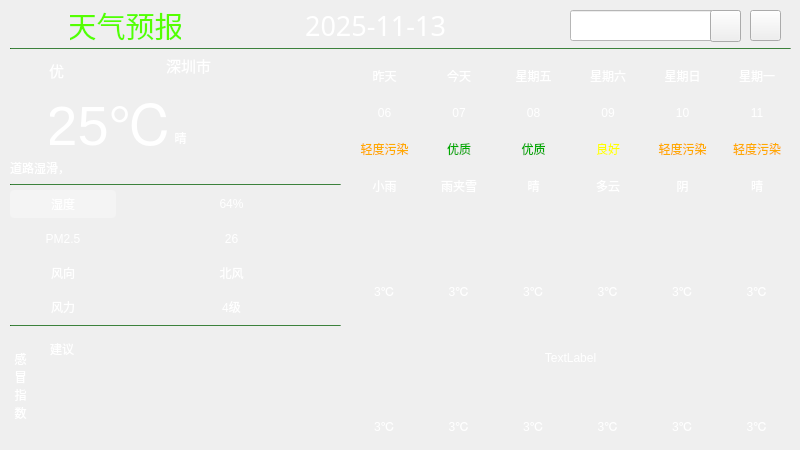
<?xml version="1.0" encoding="UTF-8"?>
<ui version="4.0">
 <class>Widget</class>
 <widget class="QWidget" name="Widget">
  <property name="geometry">
   <rect>
    <x>0</x>
    <y>0</y>
    <width>800</width>
    <height>450</height>
   </rect>
  </property>
  <property name="windowTitle">
   <string>Widget</string>
  </property>
  <property name="styleSheet">
   <string notr="true"/>
  </property>
  <widget class="QWidget" name="widget" native="true">
   <property name="geometry">
    <rect>
     <x>0</x>
     <y>0</y>
     <width>800</width>
     <height>450</height>
    </rect>
   </property>
   <property name="styleSheet">
    <string notr="true">QWidget #widget{
border-image: url(:/weaUI/weaUI.png);
color:rgb(255, 255, 255);
}
QLabel{
font: &quot;Microsoft YaHei&quot;;
border-radius: 4px;
background-color: rgba(60, 60, 60, 0);
color: rgb(255, 255, 255);
}</string>
   </property>
   <widget class="QLineEdit" name="cityLineEdit">
    <property name="enabled">
     <bool>false</bool>
    </property>
    <property name="geometry">
     <rect>
      <x>570</x>
      <y>10</y>
      <width>171</width>
      <height>31</height>
     </rect>
    </property>
    <property name="styleSheet">
     <string notr="true">background-color: rgba(255, 255, 255, 1);</string>
    </property>
   </widget>
   <widget class="QLabel" name="dataLb">
    <property name="geometry">
     <rect>
      <x>290</x>
      <y>10</y>
      <width>171</width>
      <height>31</height>
     </rect>
    </property>
    <property name="font">
     <font>
      <family>Microsoft YaHei</family>
      <pointsize>20</pointsize>
      <italic>false</italic>
      <bold>false</bold>
     </font>
    </property>
    <property name="styleSheet">
     <string notr="true"/>
    </property>
    <property name="text">
     <string>2025-11-13</string>
    </property>
    <property name="alignment">
     <set>Qt::AlignmentFlag::AlignCenter</set>
    </property>
   </widget>
   <widget class="Line" name="hLine_1">
    <property name="geometry">
     <rect>
      <x>10</x>
      <y>48</y>
      <width>781</width>
      <height>1</height>
     </rect>
    </property>
    <property name="styleSheet">
     <string notr="true">background-color: rgba(0, 85, 0, 0.5);</string>
    </property>
    <property name="orientation">
     <enum>Qt::Orientation::Horizontal</enum>
    </property>
   </widget>
   <widget class="Line" name="hLine_10">
    <property name="geometry">
     <rect>
      <x>10</x>
      <y>184</y>
      <width>331</width>
      <height>1</height>
     </rect>
    </property>
    <property name="styleSheet">
     <string notr="true">background-color: rgba(0, 85, 0, 0.5);</string>
    </property>
    <property name="orientation">
     <enum>Qt::Orientation::Horizontal</enum>
    </property>
   </widget>
   <widget class="Line" name="hLine_11">
    <property name="geometry">
     <rect>
      <x>10</x>
      <y>325</y>
      <width>331</width>
      <height>1</height>
     </rect>
    </property>
    <property name="styleSheet">
     <string notr="true">background-color: rgba(0, 85, 0, 0.5);</string>
    </property>
    <property name="orientation">
     <enum>Qt::Orientation::Horizontal</enum>
    </property>
   </widget>
   <widget class="QLabel" name="label_4">
    <property name="geometry">
     <rect>
      <x>70</x>
      <y>10</y>
      <width>111</width>
      <height>31</height>
     </rect>
    </property>
    <property name="font">
     <font>
      <family>华文琥珀</family>
      <pointsize>22</pointsize>
      <italic>false</italic>
      <bold>false</bold>
     </font>
    </property>
    <property name="styleSheet">
     <string notr="true">font: 22pt &quot;华文琥珀&quot;;
background-color: rgba(255, 255, 255, 0);
color: rgb(85, 255, 0);</string>
    </property>
    <property name="text">
     <string>天气预报</string>
    </property>
    <property name="alignment">
     <set>Qt::AlignmentFlag::AlignCenter</set>
    </property>
   </widget>
   <widget class="QWidget" name="gridLayoutWidget">
    <property name="geometry">
     <rect>
      <x>10</x>
      <y>190</y>
      <width>331</width>
      <height>131</height>
     </rect>
    </property>
    <layout class="QGridLayout" name="gridLayout">
     <item row="5" column="1" colspan="2">
      <widget class="QLabel" name="flLb">
       <property name="text">
        <string>4级</string>
       </property>
       <property name="alignment">
        <set>Qt::AlignmentFlag::AlignCenter</set>
       </property>
      </widget>
     </item>
     <item row="4" column="0">
      <widget class="QLabel" name="fxTitleLb">
       <property name="text">
        <string>风向</string>
       </property>
       <property name="alignment">
        <set>Qt::AlignmentFlag::AlignCenter</set>
       </property>
      </widget>
     </item>
     <item row="2" column="1" colspan="2">
      <widget class="QLabel" name="shiduLb">
       <property name="text">
        <string>64%</string>
       </property>
       <property name="alignment">
        <set>Qt::AlignmentFlag::AlignCenter</set>
       </property>
      </widget>
     </item>
     <item row="5" column="0">
      <widget class="QLabel" name="flTitleLb">
       <property name="text">
        <string>风力</string>
       </property>
       <property name="alignment">
        <set>Qt::AlignmentFlag::AlignCenter</set>
       </property>
      </widget>
     </item>
     <item row="3" column="0">
      <widget class="QLabel" name="pm25TitleLb">
       <property name="text">
        <string>PM2.5</string>
       </property>
       <property name="alignment">
        <set>Qt::AlignmentFlag::AlignCenter</set>
       </property>
      </widget>
     </item>
     <item row="2" column="0">
      <widget class="QLabel" name="shiduTitleLb">
       <property name="styleSheet">
        <string notr="true">background-color:rgba(255,255,255,0.3);</string>
       </property>
       <property name="text">
        <string>湿度</string>
       </property>
       <property name="alignment">
        <set>Qt::AlignmentFlag::AlignCenter</set>
       </property>
      </widget>
     </item>
     <item row="4" column="1" colspan="2">
      <widget class="QLabel" name="fxLb">
       <property name="text">
        <string>北风</string>
       </property>
       <property name="alignment">
        <set>Qt::AlignmentFlag::AlignCenter</set>
       </property>
      </widget>
     </item>
     <item row="3" column="1" colspan="2">
      <widget class="QLabel" name="pm25Lb">
       <property name="text">
        <string>26</string>
       </property>
       <property name="alignment">
        <set>Qt::AlignmentFlag::AlignCenter</set>
       </property>
      </widget>
     </item>
    </layout>
   </widget>
   <widget class="QWidget" name="gridLayoutWidget_2">
    <property name="geometry">
     <rect>
      <x>350</x>
      <y>60</y>
      <width>441</width>
      <height>381</height>
     </rect>
    </property>
    <layout class="QGridLayout" name="gridLayout_2">
     <item row="4" column="2" rowspan="2">
      <widget class="QLabel" name="typeIco2Lb">
       <property name="styleSheet">
        <string notr="true">image: url(:/day/day/晴.png);</string>
       </property>
       <property name="text">
        <string/>
       </property>
       <property name="alignment">
        <set>Qt::AlignmentFlag::AlignCenter</set>
       </property>
      </widget>
     </item>
     <item row="10" column="2">
      <widget class="QLabel" name="low2Lb">
       <property name="text">
        <string>3℃</string>
       </property>
       <property name="alignment">
        <set>Qt::AlignmentFlag::AlignCenter</set>
       </property>
      </widget>
     </item>
     <item row="4" column="1" rowspan="2">
      <widget class="QLabel" name="typeIco1Lb">
       <property name="styleSheet">
        <string notr="true">image: url(:/day/day/大暴雨到特大暴雨.png);</string>
       </property>
       <property name="text">
        <string/>
       </property>
       <property name="alignment">
        <set>Qt::AlignmentFlag::AlignCenter</set>
       </property>
      </widget>
     </item>
     <item row="0" column="3">
      <widget class="QLabel" name="week3Lb">
       <property name="text">
        <string>星期六</string>
       </property>
       <property name="alignment">
        <set>Qt::AlignmentFlag::AlignCenter</set>
       </property>
      </widget>
     </item>
     <item row="6" column="3">
      <widget class="QLabel" name="high3Lb">
       <property name="text">
        <string>3℃</string>
       </property>
       <property name="alignment">
        <set>Qt::AlignmentFlag::AlignCenter</set>
       </property>
      </widget>
     </item>
     <item row="0" column="4">
      <widget class="QLabel" name="week4Lb">
       <property name="text">
        <string>星期日</string>
       </property>
       <property name="alignment">
        <set>Qt::AlignmentFlag::AlignCenter</set>
       </property>
      </widget>
     </item>
     <item row="1" column="2">
      <widget class="QLabel" name="date2Lb">
       <property name="text">
        <string>08</string>
       </property>
       <property name="alignment">
        <set>Qt::AlignmentFlag::AlignCenter</set>
       </property>
      </widget>
     </item>
     <item row="6" column="4">
      <widget class="QLabel" name="high4Lb">
       <property name="text">
        <string>3℃</string>
       </property>
       <property name="alignment">
        <set>Qt::AlignmentFlag::AlignCenter</set>
       </property>
      </widget>
     </item>
     <item row="10" column="0">
      <widget class="QLabel" name="low0Lb">
       <property name="text">
        <string>3℃</string>
       </property>
       <property name="alignment">
        <set>Qt::AlignmentFlag::AlignCenter</set>
       </property>
      </widget>
     </item>
     <item row="3" column="3">
      <widget class="QLabel" name="tem3Lb">
       <property name="text">
        <string>多云</string>
       </property>
       <property name="alignment">
        <set>Qt::AlignmentFlag::AlignCenter</set>
       </property>
      </widget>
     </item>
     <item row="2" column="2">
      <widget class="QLabel" name="quality2Lb">
       <property name="styleSheet">
        <string notr="true">color: rgb(0, 170, 0);</string>
       </property>
       <property name="text">
        <string>优质</string>
       </property>
       <property name="alignment">
        <set>Qt::AlignmentFlag::AlignCenter</set>
       </property>
      </widget>
     </item>
     <item row="6" column="5">
      <widget class="QLabel" name="high5Lb">
       <property name="text">
        <string>3℃</string>
       </property>
       <property name="alignment">
        <set>Qt::AlignmentFlag::AlignCenter</set>
       </property>
      </widget>
     </item>
     <item row="7" column="0" rowspan="3" colspan="6">
      <widget class="QLabel" name="curveLb">
       <property name="text">
        <string>TextLabel</string>
       </property>
       <property name="alignment">
        <set>Qt::AlignmentFlag::AlignCenter</set>
       </property>
      </widget>
     </item>
     <item row="0" column="2">
      <widget class="QLabel" name="week2Lb">
       <property name="text">
        <string>星期五</string>
       </property>
       <property name="alignment">
        <set>Qt::AlignmentFlag::AlignCenter</set>
       </property>
      </widget>
     </item>
     <item row="1" column="1">
      <widget class="QLabel" name="date1Lb">
       <property name="text">
        <string>07</string>
       </property>
       <property name="alignment">
        <set>Qt::AlignmentFlag::AlignCenter</set>
       </property>
      </widget>
     </item>
     <item row="2" column="1">
      <widget class="QLabel" name="quality1Lb">
       <property name="styleSheet">
        <string notr="true">color: rgb(0, 170, 0);</string>
       </property>
       <property name="text">
        <string>优质</string>
       </property>
       <property name="alignment">
        <set>Qt::AlignmentFlag::AlignCenter</set>
       </property>
      </widget>
     </item>
     <item row="2" column="4">
      <widget class="QLabel" name="quality4Lb">
       <property name="styleSheet">
        <string notr="true">color: rgb(255, 170, 0);</string>
       </property>
       <property name="text">
        <string>轻度污染</string>
       </property>
       <property name="alignment">
        <set>Qt::AlignmentFlag::AlignCenter</set>
       </property>
      </widget>
     </item>
     <item row="1" column="4">
      <widget class="QLabel" name="date4Lb">
       <property name="text">
        <string>10</string>
       </property>
       <property name="alignment">
        <set>Qt::AlignmentFlag::AlignCenter</set>
       </property>
      </widget>
     </item>
     <item row="3" column="5">
      <widget class="QLabel" name="tem5Lb">
       <property name="text">
        <string>晴</string>
       </property>
       <property name="alignment">
        <set>Qt::AlignmentFlag::AlignCenter</set>
       </property>
      </widget>
     </item>
     <item row="3" column="1">
      <widget class="QLabel" name="tem1Lb">
       <property name="text">
        <string>雨夹雪</string>
       </property>
       <property name="alignment">
        <set>Qt::AlignmentFlag::AlignCenter</set>
       </property>
      </widget>
     </item>
     <item row="10" column="1">
      <widget class="QLabel" name="low1Lb">
       <property name="text">
        <string>3℃</string>
       </property>
       <property name="alignment">
        <set>Qt::AlignmentFlag::AlignCenter</set>
       </property>
      </widget>
     </item>
     <item row="10" column="4">
      <widget class="QLabel" name="low4Lb">
       <property name="text">
        <string>3℃</string>
       </property>
       <property name="alignment">
        <set>Qt::AlignmentFlag::AlignCenter</set>
       </property>
      </widget>
     </item>
     <item row="4" column="0" rowspan="2">
      <widget class="QLabel" name="typeIco0Lb">
       <property name="styleSheet">
        <string notr="true">image: url(:/day/day/小雨.png);</string>
       </property>
       <property name="text">
        <string/>
       </property>
       <property name="alignment">
        <set>Qt::AlignmentFlag::AlignCenter</set>
       </property>
      </widget>
     </item>
     <item row="1" column="5">
      <widget class="QLabel" name="date5Lb">
       <property name="text">
        <string>11</string>
       </property>
       <property name="alignment">
        <set>Qt::AlignmentFlag::AlignCenter</set>
       </property>
      </widget>
     </item>
     <item row="10" column="5">
      <widget class="QLabel" name="low5Lb">
       <property name="text">
        <string>3℃</string>
       </property>
       <property name="alignment">
        <set>Qt::AlignmentFlag::AlignCenter</set>
       </property>
      </widget>
     </item>
     <item row="4" column="3" rowspan="2">
      <widget class="QLabel" name="typeIco3Lb">
       <property name="styleSheet">
        <string notr="true">image: url(:/night/night/雾.png);</string>
       </property>
       <property name="text">
        <string/>
       </property>
       <property name="alignment">
        <set>Qt::AlignmentFlag::AlignCenter</set>
       </property>
      </widget>
     </item>
     <item row="0" column="1">
      <widget class="QLabel" name="week1Lb">
       <property name="text">
        <string>今天</string>
       </property>
       <property name="alignment">
        <set>Qt::AlignmentFlag::AlignCenter</set>
       </property>
      </widget>
     </item>
     <item row="4" column="4" rowspan="2">
      <widget class="QLabel" name="typeIco4Lb">
       <property name="styleSheet">
        <string notr="true">image: url(:/day/day/阵雨.png);</string>
       </property>
       <property name="text">
        <string/>
       </property>
       <property name="alignment">
        <set>Qt::AlignmentFlag::AlignCenter</set>
       </property>
      </widget>
     </item>
     <item row="3" column="2">
      <widget class="QLabel" name="tem2Lb">
       <property name="text">
        <string>晴</string>
       </property>
       <property name="alignment">
        <set>Qt::AlignmentFlag::AlignCenter</set>
       </property>
      </widget>
     </item>
     <item row="6" column="0">
      <widget class="QLabel" name="high0Lb">
       <property name="text">
        <string>3℃</string>
       </property>
       <property name="alignment">
        <set>Qt::AlignmentFlag::AlignCenter</set>
       </property>
      </widget>
     </item>
     <item row="1" column="3">
      <widget class="QLabel" name="date3Lb">
       <property name="text">
        <string>09</string>
       </property>
       <property name="alignment">
        <set>Qt::AlignmentFlag::AlignCenter</set>
       </property>
      </widget>
     </item>
     <item row="2" column="0">
      <widget class="QLabel" name="quality0Lb">
       <property name="styleSheet">
        <string notr="true">color: rgb(255, 170, 0);</string>
       </property>
       <property name="text">
        <string>轻度污染</string>
       </property>
       <property name="alignment">
        <set>Qt::AlignmentFlag::AlignCenter</set>
       </property>
      </widget>
     </item>
     <item row="3" column="4">
      <widget class="QLabel" name="tem4Lb">
       <property name="text">
        <string>阴</string>
       </property>
       <property name="alignment">
        <set>Qt::AlignmentFlag::AlignCenter</set>
       </property>
      </widget>
     </item>
     <item row="6" column="1">
      <widget class="QLabel" name="high1Lb">
       <property name="text">
        <string>3℃</string>
       </property>
       <property name="alignment">
        <set>Qt::AlignmentFlag::AlignCenter</set>
       </property>
      </widget>
     </item>
     <item row="0" column="5">
      <widget class="QLabel" name="week5Lb">
       <property name="text">
        <string>星期一</string>
       </property>
       <property name="alignment">
        <set>Qt::AlignmentFlag::AlignCenter</set>
       </property>
      </widget>
     </item>
     <item row="6" column="2">
      <widget class="QLabel" name="high2Lb">
       <property name="text">
        <string>3℃</string>
       </property>
       <property name="alignment">
        <set>Qt::AlignmentFlag::AlignCenter</set>
       </property>
      </widget>
     </item>
     <item row="2" column="5">
      <widget class="QLabel" name="quality5Lb">
       <property name="styleSheet">
        <string notr="true">color: rgb(255, 170, 0);</string>
       </property>
       <property name="text">
        <string>轻度污染</string>
       </property>
       <property name="alignment">
        <set>Qt::AlignmentFlag::AlignCenter</set>
       </property>
      </widget>
     </item>
     <item row="10" column="3">
      <widget class="QLabel" name="low3Lb">
       <property name="text">
        <string>3℃</string>
       </property>
       <property name="alignment">
        <set>Qt::AlignmentFlag::AlignCenter</set>
       </property>
      </widget>
     </item>
     <item row="3" column="0">
      <widget class="QLabel" name="tem0Lb">
       <property name="text">
        <string>小雨</string>
       </property>
       <property name="alignment">
        <set>Qt::AlignmentFlag::AlignCenter</set>
       </property>
      </widget>
     </item>
     <item row="2" column="3">
      <widget class="QLabel" name="quality3Lb">
       <property name="styleSheet">
        <string notr="true">color: rgb(255, 255, 0);</string>
       </property>
       <property name="text">
        <string>良好</string>
       </property>
       <property name="alignment">
        <set>Qt::AlignmentFlag::AlignCenter</set>
       </property>
      </widget>
     </item>
     <item row="1" column="0">
      <widget class="QLabel" name="date0Lb">
       <property name="text">
        <string>06</string>
       </property>
       <property name="alignment">
        <set>Qt::AlignmentFlag::AlignCenter</set>
       </property>
      </widget>
     </item>
     <item row="0" column="0">
      <widget class="QLabel" name="week0Lb">
       <property name="text">
        <string>昨天</string>
       </property>
       <property name="alignment">
        <set>Qt::AlignmentFlag::AlignCenter</set>
       </property>
      </widget>
     </item>
     <item row="4" column="5" rowspan="2">
      <widget class="QLabel" name="typeIco5Lb">
       <property name="styleSheet">
        <string notr="true">image: url(:/day/day/强沙尘暴.png);</string>
       </property>
       <property name="text">
        <string/>
       </property>
       <property name="alignment">
        <set>Qt::AlignmentFlag::AlignCenter</set>
       </property>
      </widget>
     </item>
    </layout>
   </widget>
   <widget class="QLabel" name="gmTitleLb">
    <property name="geometry">
     <rect>
      <x>10</x>
      <y>330</y>
      <width>21</width>
      <height>111</height>
     </rect>
    </property>
    <property name="layoutDirection">
     <enum>Qt::LayoutDirection::RightToLeft</enum>
    </property>
    <property name="text">
     <string>感
冒
指
数</string>
    </property>
    <property name="alignment">
     <set>Qt::AlignmentFlag::AlignCenter</set>
    </property>
   </widget>
   <widget class="QLabel" name="typeIcoLb">
    <property name="geometry">
     <rect>
      <x>220</x>
      <y>60</y>
      <width>121</width>
      <height>111</height>
     </rect>
    </property>
    <property name="styleSheet">
     <string notr="true">border-image: url(:/day/day/晴.png);
background-color: rgba(60,60,60,0);</string>
    </property>
    <property name="text">
     <string/>
    </property>
   </widget>
   <widget class="QWidget" name="gridLayoutWidget_3">
    <property name="geometry">
     <rect>
      <x>20</x>
      <y>60</y>
      <width>51</width>
      <height>21</height>
     </rect>
    </property>
    <layout class="QGridLayout" name="gridLayout_3">
     <item row="0" column="0">
      <widget class="QLabel" name="cityQualIco">
       <property name="styleSheet">
        <string notr="true">border-image:url(:/weatherIco/leaf.ico)</string>
       </property>
       <property name="text">
        <string/>
       </property>
       <property name="alignment">
        <set>Qt::AlignmentFlag::AlignRight|Qt::AlignmentFlag::AlignTrailing|Qt::AlignmentFlag::AlignVCenter</set>
       </property>
      </widget>
     </item>
     <item row="0" column="1">
      <widget class="QLabel" name="cityQualLb">
       <property name="font">
        <font>
         <pointsize>11</pointsize>
         <italic>false</italic>
         <bold>false</bold>
        </font>
       </property>
       <property name="text">
        <string>优</string>
       </property>
      </widget>
     </item>
    </layout>
   </widget>
   <widget class="QWidget" name="gridLayoutWidget_4">
    <property name="geometry">
     <rect>
      <x>150</x>
      <y>50</y>
      <width>61</width>
      <height>31</height>
     </rect>
    </property>
    <layout class="QGridLayout" name="gridLayout_4">
     <item row="0" column="0">
      <widget class="QLabel" name="cityLocationIco">
       <property name="styleSheet">
        <string notr="true">border-image:url(:/weatherIco/location.ico)</string>
       </property>
       <property name="text">
        <string/>
       </property>
       <property name="alignment">
        <set>Qt::AlignmentFlag::AlignRight|Qt::AlignmentFlag::AlignTrailing|Qt::AlignmentFlag::AlignVCenter</set>
       </property>
      </widget>
     </item>
     <item row="0" column="1">
      <widget class="QLabel" name="cityLocLb">
       <property name="font">
        <font>
         <pointsize>11</pointsize>
         <italic>false</italic>
         <bold>false</bold>
        </font>
       </property>
       <property name="text">
        <string>深圳市</string>
       </property>
      </widget>
     </item>
    </layout>
   </widget>
   <widget class="QLabel" name="cityTemLb">
    <property name="geometry">
     <rect>
      <x>50</x>
      <y>80</y>
      <width>121</width>
      <height>81</height>
     </rect>
    </property>
    <property name="styleSheet">
     <string notr="true">color:rgba(255,255,255,1);
font: 42pt;</string>
    </property>
    <property name="text">
     <string>25℃</string>
    </property>
    <property name="alignment">
     <set>Qt::AlignmentFlag::AlignCenter</set>
    </property>
   </widget>
   <widget class="QLabel" name="cityWeaLb">
    <property name="geometry">
     <rect>
      <x>160</x>
      <y>130</y>
      <width>41</width>
      <height>16</height>
     </rect>
    </property>
    <property name="text">
     <string>晴</string>
    </property>
    <property name="alignment">
     <set>Qt::AlignmentFlag::AlignCenter</set>
    </property>
   </widget>
   <widget class="QLabel" name="noticeLb">
    <property name="geometry">
     <rect>
      <x>10</x>
      <y>160</y>
      <width>211</width>
      <height>16</height>
     </rect>
    </property>
    <property name="text">
     <string>道路湿滑，</string>
    </property>
   </widget>
   <widget class="QPushButton" name="searchBt">
    <property name="geometry">
     <rect>
      <x>710</x>
      <y>10</y>
      <width>31</width>
      <height>32</height>
     </rect>
    </property>
    <property name="cursor">
     <cursorShape>PointingHandCursor</cursorShape>
    </property>
    <property name="styleSheet">
     <string notr="true">border-image:url(:/weatherIco/search.ico);</string>
    </property>
    <property name="text">
     <string/>
    </property>
   </widget>
   <widget class="QLabel" name="label">
    <property name="geometry">
     <rect>
      <x>50</x>
      <y>340</y>
      <width>141</width>
      <height>91</height>
     </rect>
    </property>
    <property name="text">
     <string>建议</string>
    </property>
    <property name="alignment">
     <set>Qt::AlignmentFlag::AlignLeading|Qt::AlignmentFlag::AlignLeft|Qt::AlignmentFlag::AlignTop</set>
    </property>
   </widget>
   <widget class="QPushButton" name="refreshBt">
    <property name="geometry">
     <rect>
      <x>750</x>
      <y>10</y>
      <width>31</width>
      <height>31</height>
     </rect>
    </property>
    <property name="cursor">
     <cursorShape>PointingHandCursor</cursorShape>
    </property>
    <property name="styleSheet">
     <string notr="true">border-image:url(:/weatherIco/refresh.ico)</string>
    </property>
    <property name="text">
     <string/>
    </property>
   </widget>
  </widget>
 </widget>
 <resources/>
 <connections/>
</ui>
